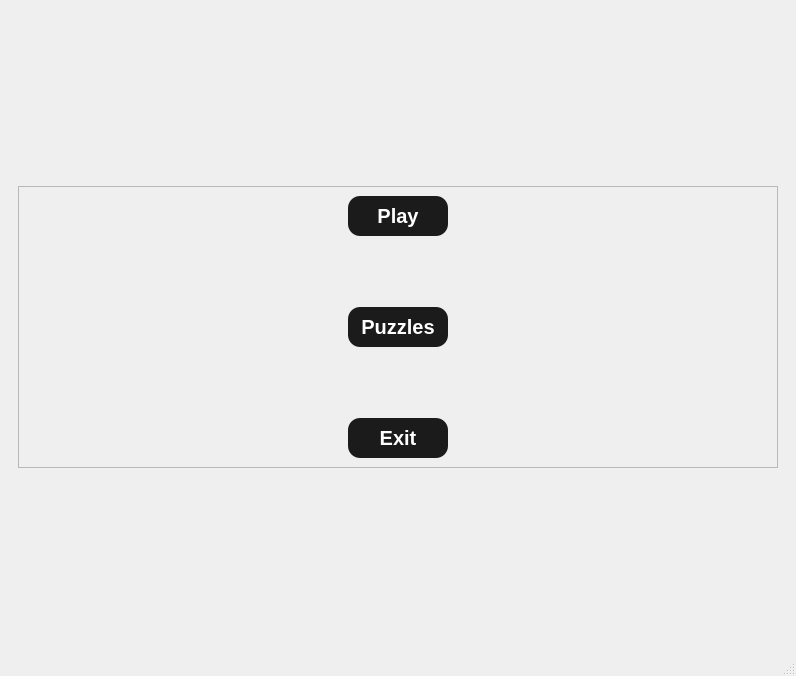
<?xml version="1.0" encoding="UTF-8"?>
<ui version="4.0">
 <class>MainWindow</class>
 <widget class="QMainWindow" name="MainWindow">
  <property name="enabled">
   <bool>true</bool>
  </property>
  <property name="geometry">
   <rect>
    <x>0</x>
    <y>0</y>
    <width>796</width>
    <height>676</height>
   </rect>
  </property>
  <property name="windowTitle">
   <string>MainWindow</string>
  </property>
  <property name="styleSheet">
   <string notr="true"/>
  </property>
  <widget class="QWidget" name="centralwidget">
   <property name="styleSheet">
    <string notr="true"/>
   </property>
   <layout class="QHBoxLayout" name="horizontalLayout_3">
    <item>
     <widget class="QStackedWidget" name="stackedWidget">
      <property name="maximumSize">
       <size>
        <width>16777215</width>
        <height>300</height>
       </size>
      </property>
      <property name="currentIndex">
       <number>0</number>
      </property>
      <widget class="QWidget" name="page">
       <property name="maximumSize">
        <size>
         <width>16777215</width>
         <height>300</height>
        </size>
       </property>
       <layout class="QVBoxLayout" name="verticalLayout_3">
        <item>
         <widget class="QFrame" name="frame">
          <property name="minimumSize">
           <size>
            <width>150</width>
            <height>200</height>
           </size>
          </property>
          <property name="frameShape">
           <enum>QFrame::Shape::StyledPanel</enum>
          </property>
          <property name="frameShadow">
           <enum>QFrame::Shadow::Raised</enum>
          </property>
          <layout class="QHBoxLayout" name="horizontalLayout">
           <item>
            <layout class="QVBoxLayout" name="verticalLayout">
             <item alignment="Qt::AlignmentFlag::AlignHCenter">
              <widget class="QPushButton" name="playButton">
               <property name="minimumSize">
                <size>
                 <width>100</width>
                 <height>40</height>
                </size>
               </property>
               <property name="maximumSize">
                <size>
                 <width>100</width>
                 <height>100</height>
                </size>
               </property>
               <property name="font">
                <font>
                 <family>Nirmala UI</family>
                 <pointsize>15</pointsize>
                 <italic>false</italic>
                 <bold>true</bold>
                 <underline>false</underline>
                 <kerning>true</kerning>
                </font>
               </property>
               <property name="styleSheet">
                <string notr="true">QPushButton{
	color:white;
	background-color:rgb(27, 27, 27);
	border-radius: 12px;
}
QPushButton:Hover{
	background-color:rgb(59, 59, 59)
}</string>
               </property>
               <property name="text">
                <string>Play</string>
               </property>
              </widget>
             </item>
             <item>
              <spacer name="verticalSpacer">
               <property name="orientation">
                <enum>Qt::Orientation::Vertical</enum>
               </property>
               <property name="sizeHint" stdset="0">
                <size>
                 <width>20</width>
                 <height>40</height>
                </size>
               </property>
              </spacer>
             </item>
             <item alignment="Qt::AlignmentFlag::AlignHCenter">
              <widget class="QPushButton" name="puzzleButton">
               <property name="minimumSize">
                <size>
                 <width>100</width>
                 <height>40</height>
                </size>
               </property>
               <property name="maximumSize">
                <size>
                 <width>100</width>
                 <height>100</height>
                </size>
               </property>
               <property name="font">
                <font>
                 <family>Nirmala UI</family>
                 <pointsize>15</pointsize>
                 <italic>false</italic>
                 <bold>true</bold>
                 <underline>false</underline>
                 <kerning>true</kerning>
                </font>
               </property>
               <property name="styleSheet">
                <string notr="true">QPushButton{
	color:white;
	background-color:rgb(27, 27, 27);
	border-radius: 12px;
}
QPushButton:Hover{
	background-color:rgb(59, 59, 59)
}</string>
               </property>
               <property name="text">
                <string>Puzzles</string>
               </property>
              </widget>
             </item>
             <item>
              <spacer name="verticalSpacer_2">
               <property name="orientation">
                <enum>Qt::Orientation::Vertical</enum>
               </property>
               <property name="sizeHint" stdset="0">
                <size>
                 <width>20</width>
                 <height>40</height>
                </size>
               </property>
              </spacer>
             </item>
             <item alignment="Qt::AlignmentFlag::AlignHCenter">
              <widget class="QPushButton" name="exitButton">
               <property name="minimumSize">
                <size>
                 <width>100</width>
                 <height>40</height>
                </size>
               </property>
               <property name="maximumSize">
                <size>
                 <width>100</width>
                 <height>100</height>
                </size>
               </property>
               <property name="font">
                <font>
                 <family>Nirmala UI</family>
                 <pointsize>15</pointsize>
                 <italic>false</italic>
                 <bold>true</bold>
                 <underline>false</underline>
                 <kerning>true</kerning>
                </font>
               </property>
               <property name="styleSheet">
                <string notr="true">QPushButton{
	color:white;
	background-color:rgb(27, 27, 27);
	border-radius: 12px;
}
QPushButton:Hover{
	background-color:rgb(59, 59, 59)
}</string>
               </property>
               <property name="text">
                <string>Exit</string>
               </property>
              </widget>
             </item>
            </layout>
           </item>
          </layout>
         </widget>
        </item>
       </layout>
      </widget>
      <widget class="QWidget" name="page_2">
       <property name="maximumSize">
        <size>
         <width>16777215</width>
         <height>300</height>
        </size>
       </property>
       <layout class="QVBoxLayout" name="verticalLayout_4">
        <item>
         <widget class="QFrame" name="frame_play">
          <property name="enabled">
           <bool>true</bool>
          </property>
          <property name="frameShape">
           <enum>QFrame::Shape::StyledPanel</enum>
          </property>
          <property name="frameShadow">
           <enum>QFrame::Shadow::Raised</enum>
          </property>
          <layout class="QHBoxLayout" name="horizontalLayout_2">
           <item>
            <layout class="QVBoxLayout" name="verticalLayout_2">
             <item alignment="Qt::AlignmentFlag::AlignHCenter">
              <widget class="QPushButton" name="ClassicButton">
               <property name="minimumSize">
                <size>
                 <width>100</width>
                 <height>40</height>
                </size>
               </property>
               <property name="maximumSize">
                <size>
                 <width>140</width>
                 <height>100</height>
                </size>
               </property>
               <property name="font">
                <font>
                 <family>Nirmala UI</family>
                 <pointsize>15</pointsize>
                 <italic>false</italic>
                 <bold>true</bold>
                 <underline>false</underline>
                 <kerning>true</kerning>
                </font>
               </property>
               <property name="styleSheet">
                <string notr="true">QPushButton{
	color:white;
	background-color:rgb(27, 27, 27);
	border-radius: 12px;
}
QPushButton:Hover{
	background-color:rgb(59, 59, 59)
}</string>
               </property>
               <property name="text">
                <string>Classic game</string>
               </property>
              </widget>
             </item>
             <item>
              <spacer name="verticalSpacer_3">
               <property name="orientation">
                <enum>Qt::Orientation::Vertical</enum>
               </property>
               <property name="sizeHint" stdset="0">
                <size>
                 <width>20</width>
                 <height>40</height>
                </size>
               </property>
              </spacer>
             </item>
             <item alignment="Qt::AlignmentFlag::AlignHCenter">
              <widget class="QPushButton" name="FischerButton">
               <property name="minimumSize">
                <size>
                 <width>100</width>
                 <height>40</height>
                </size>
               </property>
               <property name="maximumSize">
                <size>
                 <width>140</width>
                 <height>100</height>
                </size>
               </property>
               <property name="font">
                <font>
                 <family>Nirmala UI</family>
                 <pointsize>15</pointsize>
                 <italic>false</italic>
                 <bold>true</bold>
                 <underline>false</underline>
                 <kerning>true</kerning>
                </font>
               </property>
               <property name="styleSheet">
                <string notr="true">QPushButton{
	color:white;
	background-color:rgb(27, 27, 27);
	border-radius: 12px;
}
QPushButton:Hover{
	background-color:rgb(59, 59, 59)
}</string>
               </property>
               <property name="text">
                <string>Fischer</string>
               </property>
              </widget>
             </item>
             <item>
              <spacer name="verticalSpacer_4">
               <property name="orientation">
                <enum>Qt::Orientation::Vertical</enum>
               </property>
               <property name="sizeHint" stdset="0">
                <size>
                 <width>20</width>
                 <height>40</height>
                </size>
               </property>
              </spacer>
             </item>
             <item alignment="Qt::AlignmentFlag::AlignHCenter">
              <widget class="QPushButton" name="ThreeCheckButton">
               <property name="minimumSize">
                <size>
                 <width>100</width>
                 <height>40</height>
                </size>
               </property>
               <property name="maximumSize">
                <size>
                 <width>100</width>
                 <height>100</height>
                </size>
               </property>
               <property name="font">
                <font>
                 <family>Nirmala UI</family>
                 <pointsize>15</pointsize>
                 <italic>false</italic>
                 <bold>true</bold>
                 <underline>false</underline>
                 <kerning>true</kerning>
                </font>
               </property>
               <property name="styleSheet">
                <string notr="true">QPushButton{
	color:white;
	background-color:rgb(27, 27, 27);
	border-radius: 12px;
}
QPushButton:Hover{
	background-color:rgb(59, 59, 59)
}</string>
               </property>
               <property name="text">
                <string>3-check</string>
               </property>
              </widget>
             </item>
             <item>
              <spacer name="verticalSpacer_5">
               <property name="orientation">
                <enum>Qt::Orientation::Vertical</enum>
               </property>
               <property name="sizeHint" stdset="0">
                <size>
                 <width>20</width>
                 <height>40</height>
                </size>
               </property>
              </spacer>
             </item>
             <item alignment="Qt::AlignmentFlag::AlignHCenter">
              <widget class="QPushButton" name="BackButton">
               <property name="minimumSize">
                <size>
                 <width>100</width>
                 <height>40</height>
                </size>
               </property>
               <property name="maximumSize">
                <size>
                 <width>100</width>
                 <height>100</height>
                </size>
               </property>
               <property name="font">
                <font>
                 <family>Nirmala UI</family>
                 <pointsize>15</pointsize>
                 <italic>false</italic>
                 <bold>true</bold>
                 <underline>false</underline>
                 <kerning>true</kerning>
                </font>
               </property>
               <property name="styleSheet">
                <string notr="true">QPushButton{
	color:white;
	background-color:rgb(27, 27, 27);
	border-radius: 12px;
}
QPushButton:Hover{
	background-color:rgb(59, 59, 59)
}</string>
               </property>
               <property name="text">
                <string>Back</string>
               </property>
              </widget>
             </item>
            </layout>
           </item>
          </layout>
         </widget>
        </item>
       </layout>
      </widget>
      <widget class="QWidget" name="page_3">
       <layout class="QVBoxLayout" name="verticalLayout_6">
        <item>
         <widget class="QFrame" name="frame_2">
          <property name="frameShape">
           <enum>QFrame::Shape::StyledPanel</enum>
          </property>
          <property name="frameShadow">
           <enum>QFrame::Shadow::Raised</enum>
          </property>
          <layout class="QHBoxLayout" name="horizontalLayout_4">
           <item>
            <layout class="QVBoxLayout" name="verticalLayout_5">
             <item alignment="Qt::AlignmentFlag::AlignHCenter">
              <widget class="QPushButton" name="botButton">
               <property name="minimumSize">
                <size>
                 <width>100</width>
                 <height>40</height>
                </size>
               </property>
               <property name="maximumSize">
                <size>
                 <width>140</width>
                 <height>100</height>
                </size>
               </property>
               <property name="font">
                <font>
                 <family>Nirmala UI</family>
                 <pointsize>15</pointsize>
                 <italic>false</italic>
                 <bold>true</bold>
                 <underline>false</underline>
                 <kerning>true</kerning>
                </font>
               </property>
               <property name="styleSheet">
                <string notr="true">QPushButton{
	color:white;
	background-color:rgb(27, 27, 27);
	border-radius: 12px;
}
QPushButton:Hover{
	background-color:rgb(59, 59, 59)
}</string>
               </property>
               <property name="text">
                <string>Bot</string>
               </property>
              </widget>
             </item>
             <item>
              <spacer name="verticalSpacer_6">
               <property name="orientation">
                <enum>Qt::Orientation::Vertical</enum>
               </property>
               <property name="sizeHint" stdset="0">
                <size>
                 <width>20</width>
                 <height>40</height>
                </size>
               </property>
              </spacer>
             </item>
             <item alignment="Qt::AlignmentFlag::AlignHCenter">
              <widget class="QPushButton" name="twoPlayersButton">
               <property name="minimumSize">
                <size>
                 <width>140</width>
                 <height>40</height>
                </size>
               </property>
               <property name="maximumSize">
                <size>
                 <width>140</width>
                 <height>100</height>
                </size>
               </property>
               <property name="font">
                <font>
                 <family>Nirmala UI</family>
                 <pointsize>15</pointsize>
                 <italic>false</italic>
                 <bold>true</bold>
                 <underline>false</underline>
                 <kerning>true</kerning>
                </font>
               </property>
               <property name="styleSheet">
                <string notr="true">QPushButton{
	color:white;
	background-color:rgb(27, 27, 27);
	border-radius: 12px;
}
QPushButton:Hover{
	background-color:rgb(59, 59, 59)
}</string>
               </property>
               <property name="text">
                <string>Two players</string>
               </property>
              </widget>
             </item>
             <item>
              <spacer name="verticalSpacer_7">
               <property name="orientation">
                <enum>Qt::Orientation::Vertical</enum>
               </property>
               <property name="sizeHint" stdset="0">
                <size>
                 <width>20</width>
                 <height>40</height>
                </size>
               </property>
              </spacer>
             </item>
             <item alignment="Qt::AlignmentFlag::AlignHCenter">
              <widget class="QPushButton" name="backClassicButton">
               <property name="minimumSize">
                <size>
                 <width>100</width>
                 <height>40</height>
                </size>
               </property>
               <property name="maximumSize">
                <size>
                 <width>140</width>
                 <height>100</height>
                </size>
               </property>
               <property name="font">
                <font>
                 <family>Nirmala UI</family>
                 <pointsize>15</pointsize>
                 <italic>false</italic>
                 <bold>true</bold>
                 <underline>false</underline>
                 <kerning>true</kerning>
                </font>
               </property>
               <property name="styleSheet">
                <string notr="true">QPushButton{
	color:white;
	background-color:rgb(27, 27, 27);
	border-radius: 12px;
}
QPushButton:Hover{
	background-color:rgb(59, 59, 59)
}</string>
               </property>
               <property name="text">
                <string>Back</string>
               </property>
              </widget>
             </item>
            </layout>
           </item>
          </layout>
         </widget>
        </item>
       </layout>
      </widget>
     </widget>
    </item>
   </layout>
  </widget>
  <widget class="QMenuBar" name="menubar">
   <property name="geometry">
    <rect>
     <x>0</x>
     <y>0</y>
     <width>796</width>
     <height>21</height>
    </rect>
   </property>
  </widget>
  <widget class="QStatusBar" name="statusbar"/>
 </widget>
 <resources/>
 <connections/>
</ui>
